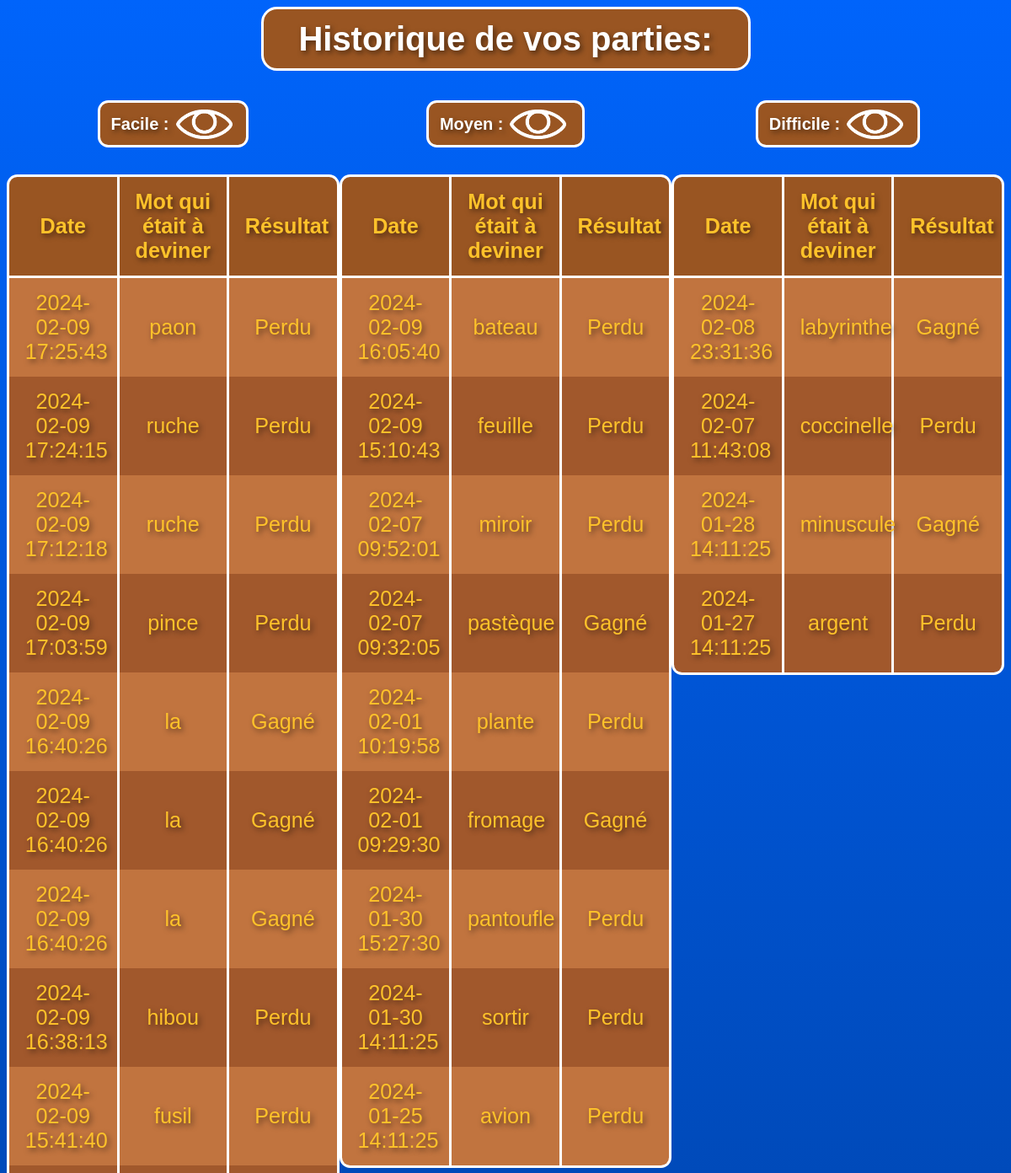
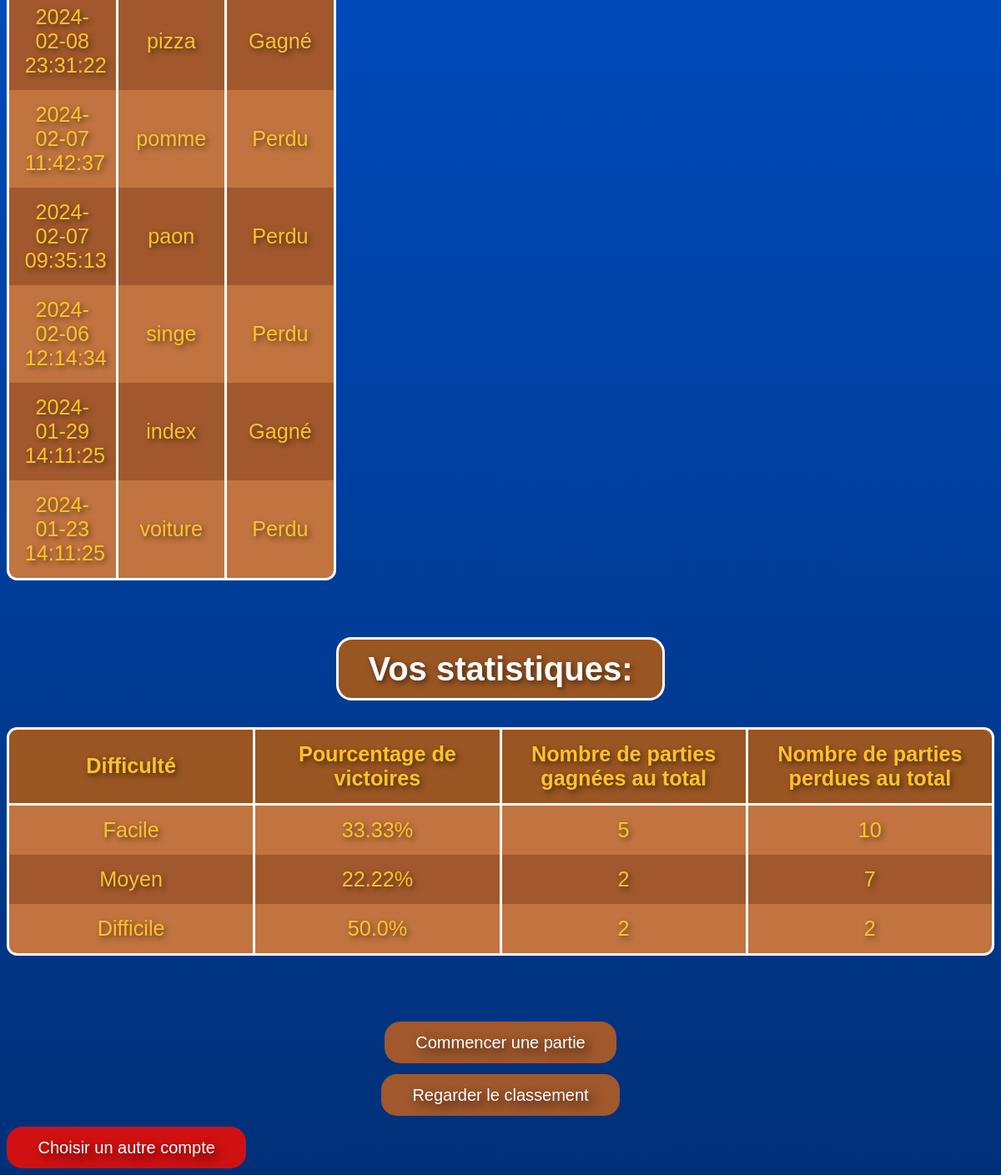
Page /historique (signed in) on the earlier database version (2 pictures, top to bottom).
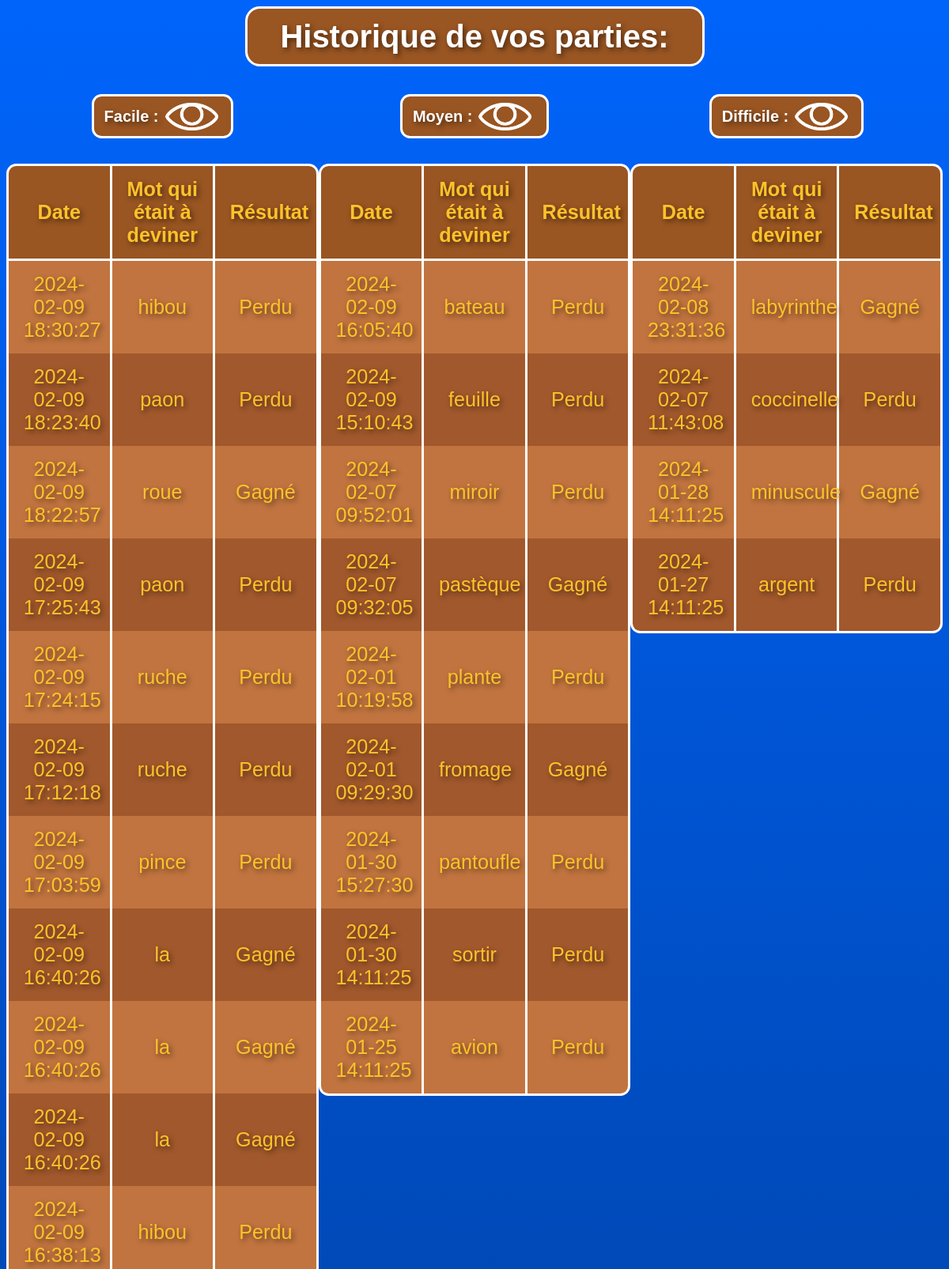
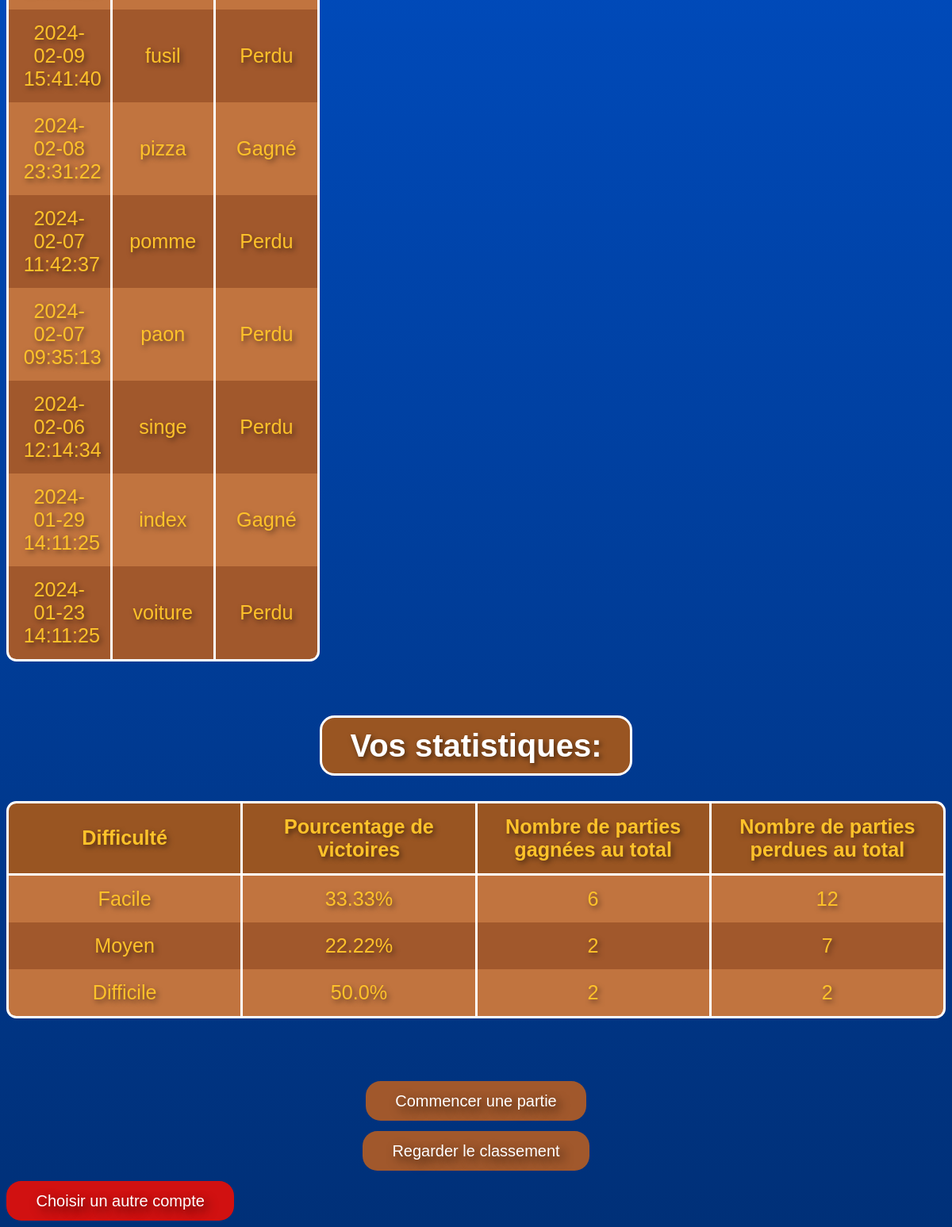
Same page on the later database version (2 pictures, top to bottom).
### tables this page shows
CREATE TABLE Partie (
    Partie_Id INTEGER PRIMARY KEY AUTOINCREMENT,
    Date_Du_Jeu DATETIME DEFAULT CURRENT_TIMESTAMP,
    Mot_A_Deviner VARCHAR,
    Gagne_Facile INTEGER DEFAULT 0,
    Perdu_Facile INTEGER DEFAULT 0,
    Gagne_Moyen INTEGER DEFAULT 0,
    Perdu_Moyen INTEGER DEFAULT 0,
    Gagne_Difficile INTEGER DEFAULT 0,
    Perdu_Difficile INTEGER DEFAULT 0,
    Resultat VARCHAR DEFAULT NULL,
    Difficulty VARCHAR DEFAULT NULL,
    User_Id INTEGER,
    FOREIGN KEY(User_Id) REFERENCES User(US_Id)
);

### app.py (the view)
@app.route('/historique')
def historique():
    user_id = session.get('user_id')
    historique_data = get_historique_data(user_id)
    return render_template('historique.html', **historique_data)

### app.py (called while the page is built)
def connect_db():
    db_path = 'Pendu.db'
    print(f"Connecté à la base de données : {db_path}")
    return sqlite3.connect(db_path)

### templates/historique.html (shortened to what this page needs)
<!DOCTYPE html>
<html lang="fr">
<head>
    <link rel="stylesheet" href="/static/historique.css">
    <link rel="stylesheet" href="/static/deconnexion.css">
</head>
<body class="fade-in">
    <div class="zoom">
        <div class="title-container" id="titre1">
            <h1>Historique de vos parties:</h1>
        </div>
        <br>
        <br>
        <br>
        <div class="table-container">
            <div class="table-section difficulty-section">
                <div class="title-container2" id="facile-arrow">
                    <div class="bold">
                        <span>Facile : </span>
                    </div>
                    <img src="/static/images/oeil-ouvert.png" class="arrow" alt="Flèche pour afficher/masquer le tableau">
                </div>
                <table id="table_facile" class="content-table visible table-transition">
                    <thead>
                        <tr>
                            <th>Date</th>
                            <th>Mot qui était à deviner</th>
                            <th>Résultat</th>
                        </tr>
                    </thead>
                    <tbody>
                        {% for game in game_history_facile %}
                        <tr>
                            <td>{{ game[0] }}</td>
                            <td>{{ game[1] }}</td>
                            <td>{{ game[2] }}</td>
                        </tr>
                        {% endfor %}
                    </tbody>
                </table>
            </div>
            <div class="table-section difficulty-section">
                <div class="title-container2" id="moyen-arrow">
                    <div class="bold">
                        <span>Moyen : </span>
                    </div>
                    <img src="/static/images/oeil-ouvert.png" class="arrow" alt="Flèche pour afficher/masquer le tableau">
                </div>
                <table id="table_moyen" class="content-table visible table-transition">
                    <thead>
                        <tr>
                            <th>Date</th>
                            <th>Mot qui était à deviner</th>
                            <th>Résultat</th>
                        </tr>
                    </thead>
                    <tbody>
                        {% for game in game_history_moyen %}
                        <tr>
                            <td>{{ game[0] }}</td>
                            <td>{{ game[1] }}</td>
                            <td>{{ game[2] }}</td>
                        </tr>
                        {% endfor %}
                    </tbody>
                </table>
            </div>
            <div class="table-section difficulty-section">
                <div class="title-container2" id="difficile-arrow">
                    <div class="bold">
                        <span>Difficile : </span>
                    </div>
                    <img src="/static/images/oeil-ouvert.png" class="arrow" alt="Flèche pour afficher/masquer le tableau">
                </div>
                <table id="table_difficile" class="content-table visible table-transition">
                    <thead>
                        <tr>
                            <th>Date</th>
                            <th>Mot qui était à deviner</th>
                            <th>Résultat</th>
                        </tr>
                    </thead>
                    <tbody>
                        {% for game in game_history_difficile %}
                        <tr>
                            <td>{{ game[0] }}</td>
                            <td>{{ game[1] }}</td>
                            <td>{{ game[2] }}</td>
                        </tr>
                        {% endfor %}
                    </tbody>
                </table>
            </div>
        </div>
        <div class="title-container" id="titre2">
            <h1>Vos statistiques:</h1>
        </div>
        <table class="stats-table">
            <thead>
                <tr>
                    <th>Difficulté</th>
                    <th>Pourcentage de victoires</th>
                    <th>Nombre de parties gagnées au total</th>
                    <th>Nombre de parties perdues au total</th>
                </tr>
            </thead>
            <tbody>
                <tr>
                    <td>Facile</td>
                    <td>{{ pourcentage_facile }}%</td>
                    <td>{{ total_gagne_facile }}</td>
                    <td>{{ total_perdu_facile }}</td>
                </tr>
                <tr>
                    <td>Moyen</td>
                    <td>{{ pourcentage_moyen }}%</td>
                    <td>{{ total_gagne_moyen }}</td>
                    <td>{{ total_perdu_moyen }}</td>
                </tr>
                <tr>
                    <td>Difficile</td>
                    <td>{{ pourcentage_difficile }}%</td>
                    <td>{{ total_gagne_difficile }}</td>
                    <td>{{ total_perdu_difficile }}</td>
                </tr>
            </tbody>
        </table>
        <br>
        <div class="bouton-section2">
            <a href="/recommencer_une_partie">
                <button class="bouton-recommencer">Commencer une partie</button>
            </a>
            <a href="/classement_total">
                <button class="bouton-historique">Regarder le classement</button>
            </a>
        </div>
        <a href="/" id="deconnexion-btn">
            <button class="bouton-autre_compte">Choisir un autre compte</button>
        </a>
    </div>
</body>
</html>

Differences in the rows shown:
added Partie: Date_Du_Jeu "2024-02-09 18:30:27", Mot_A_Deviner "hibou", Resultat "Perdu", shown under "Historique de vos parties:"
added Partie: Date_Du_Jeu "2024-02-09 18:23:40", Mot_A_Deviner "paon", Resultat "Perdu", shown under "Historique de vos parties:"
added Partie: Date_Du_Jeu "2024-02-09 18:22:57", Mot_A_Deviner "roue", Resultat "Gagné", shown under "Historique de vos parties:"
Other differences:
{{ total_gagne_facile }}: "5" → "6"
{{ total_perdu_facile }}: "10" → "12"
